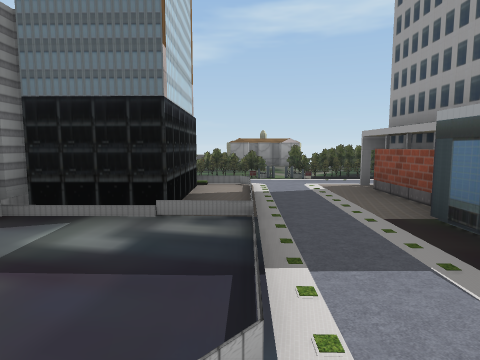
[1] (above)

24 first-person views from a walk through a Unity game level. The camera is 1.5 m above the floor, tilts 6° down and sees 75° across. The floor is counted in squares, 2 m on a side. Each view is taken from the middle of a square. On the plan, view 1 faces up. The plan holds only what a view shows up to about 10 squares ahead; the rest is blank. The place goes on beyond the plan. The player character is not drawn. Some surface patterns are stand-ins.

[2]
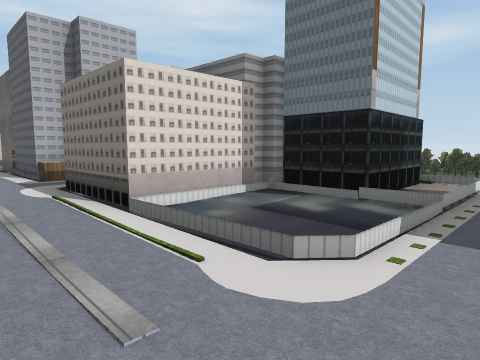

[3]
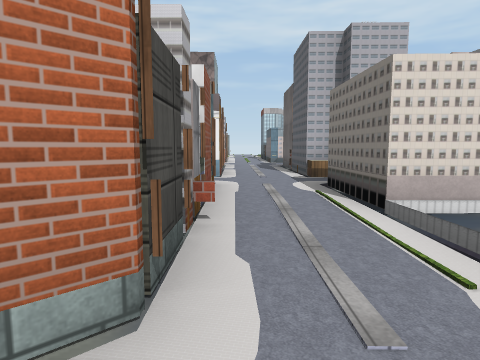

[4]
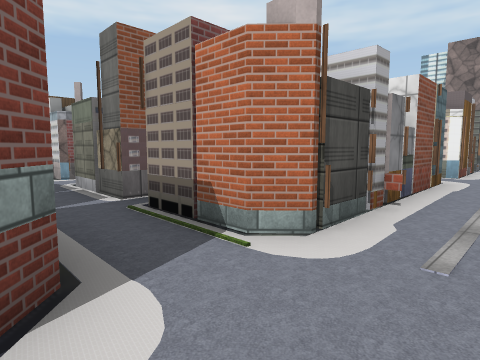

[5]
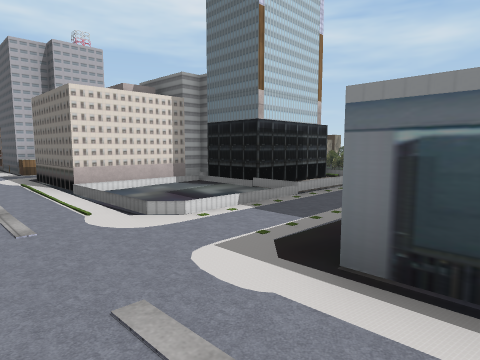

[6]
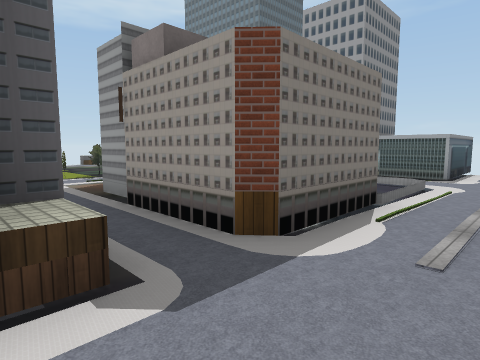

[7]
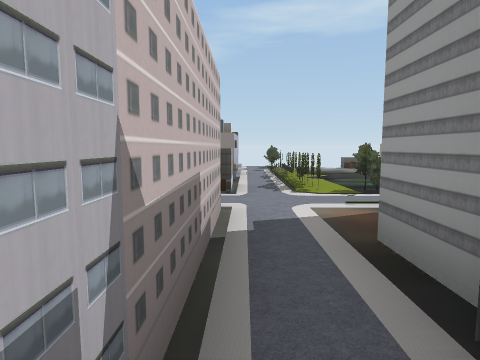

[8]
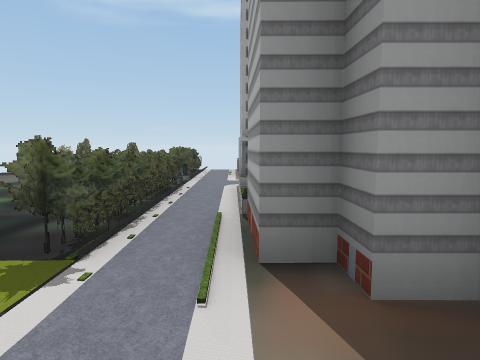

[9]
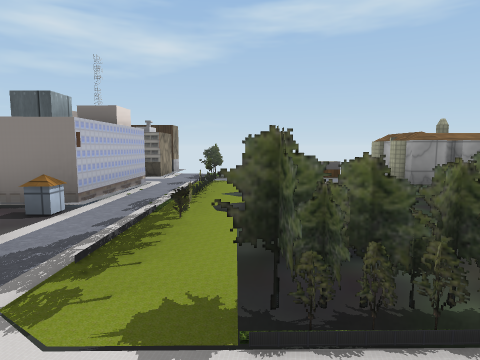

[10]
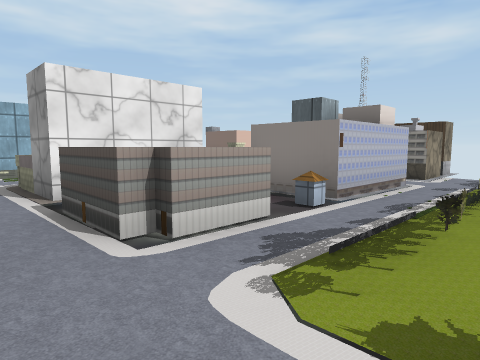

[11]
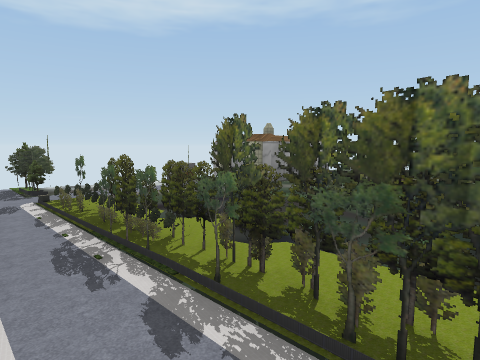

[12]
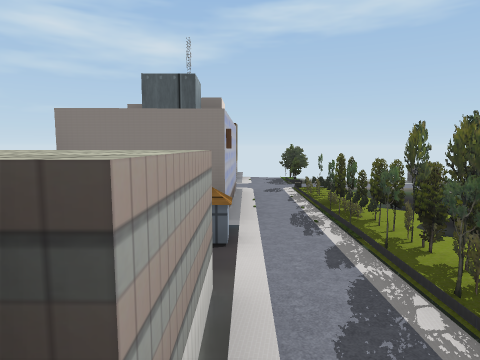

[13]
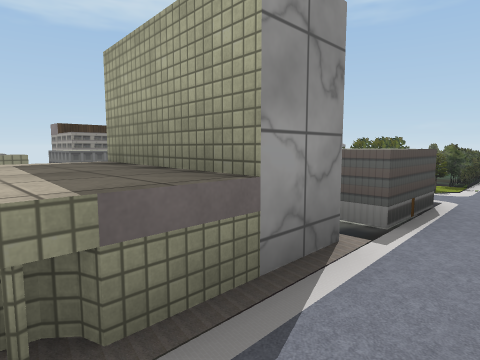

[14]
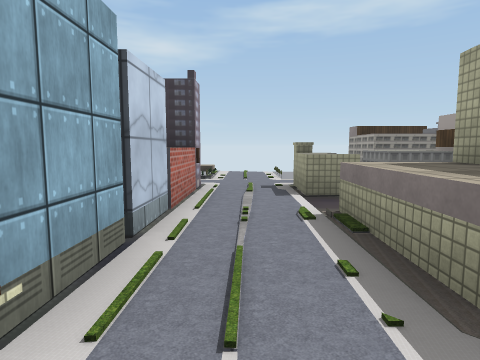

[15]
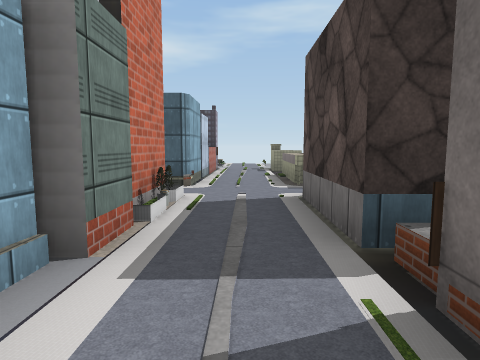

[16]
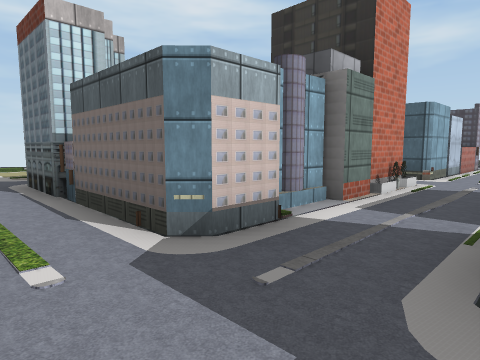

[17]
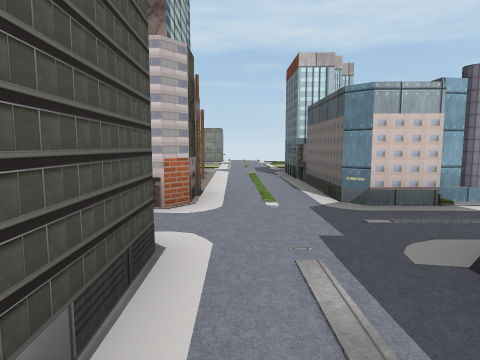

[18]
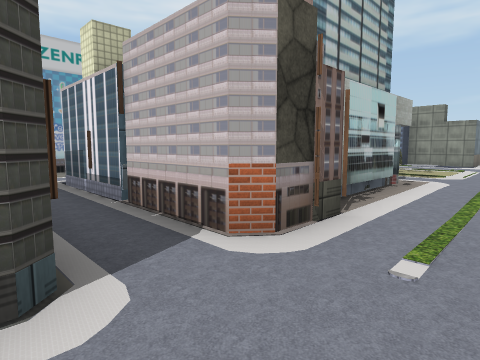

[19]
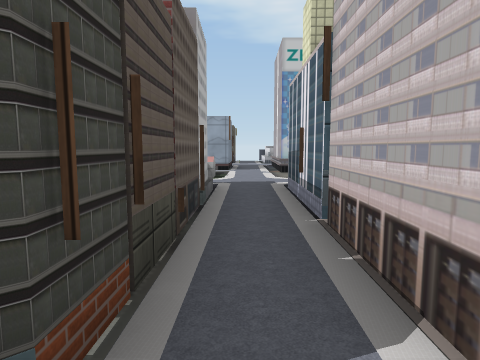

[20]
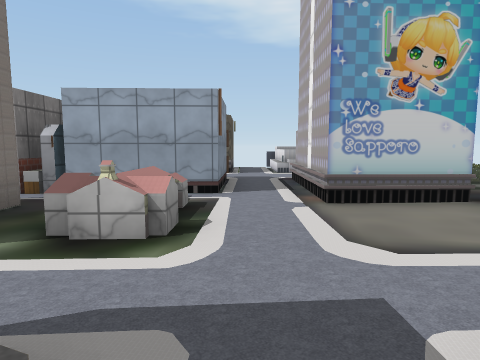

[21]
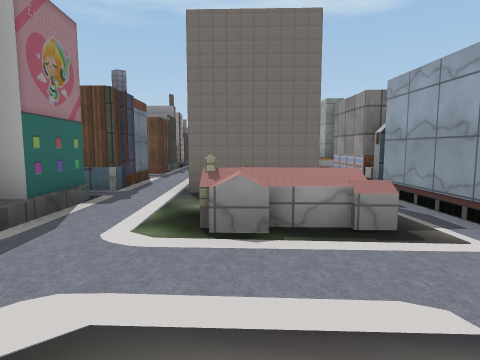

[22]
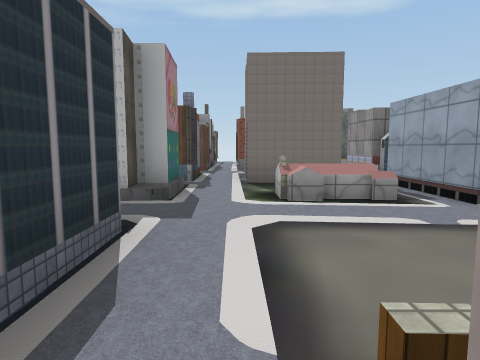

[23]
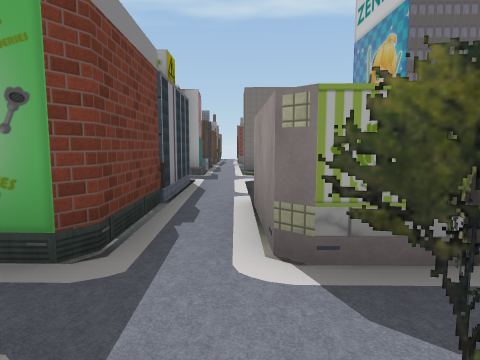

[24]
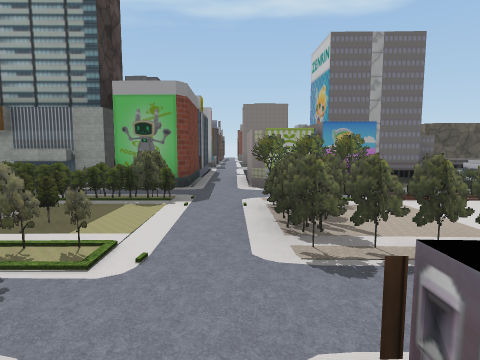

### Floor plan
Key: @ floor where view 1 was taken; # wall or solid block; x gap in a wall; . main floor; : floor 0.25 m higher than the main floor; / step, stairs or slope; = window, fence, low wall or low ledge; ^ raised ledge.
Columns run from 24 left of view 1 to 4 right of it. Each row starts with its distance up from view 1.
 17                 # #
 16            ...  ###=#
 15            ...  ###==  =
 14            /..    .==..#
 13            ... .. .==..
 12            #.^^^###==... #
 11            #...   #==.....
 10            #./. ^##==.......
  9            #:/^# ..==.......
  8            #:^^#^^.=========
  7           ##..::^^.==========
  6            .:........x.....##
  5            #:#   #..#  #...#
  4            #:##  #..####...#
  3           ##://  #.###....##
  2           #:.#   #.###....#
  1   =::  #####.#####.###....###
  0    :::::::..............@...
 -1    :::::::..................
 -2   :::=:#####.## ##.######.#
 -3   ===  #   #.#          #.
 -4      = #   #:#          ..
 -5     ==:#   #:#          #.
 -6   ====##  ##:## ## ##   #.
 -7  :=::=:####:://......   .
 -8 :::::::::/::::::...    #.
 -9 ^:====###...:^.###     #
-10   =:=:#  ...:^.#
-11    :::: :##......
-12         .##..##### ##
-13       ==.##..#
-14       = .^#..
-15            ..
-16           ^..#

Where each view was taken, in squares from view 1:
view 1: 0 up, 0 right, facing up
view 2: 1 down, 1 right, facing up-left
view 3: 1 down, 1 right, facing left
view 4: 0 up, 2 right, facing down-left
view 5: 1 down, 3 right, facing up-left
view 6: 1 down, 7 left, facing up-right
view 7: 2 up, 6 left, facing up
view 8: 6 up, 6 left, facing right
view 9: 6 up, 4 left, facing up
view 10: 6 up, 4 left, facing up-left
view 11: 8 up, 6 left, facing up-right
view 12: 7 up, 6 left, facing up
view 13: 6 up, 11 left, facing up-right
view 14: 6 up, 12 left, facing up
view 15: 1 up, 12 left, facing up
view 16: 1 down, 11 left, facing up-left
view 17: 1 down, 9 left, facing left
view 18: 0 up, 11 left, facing down-left
view 19: 1 down, 12 left, facing down
view 20: 6 down, 12 left, facing down
view 21: 9 down, 14 left, facing right
view 22: 8 down, 16 left, facing right
view 23: 8 down, 20 left, facing right
view 24: 8 down, 24 left, facing right
